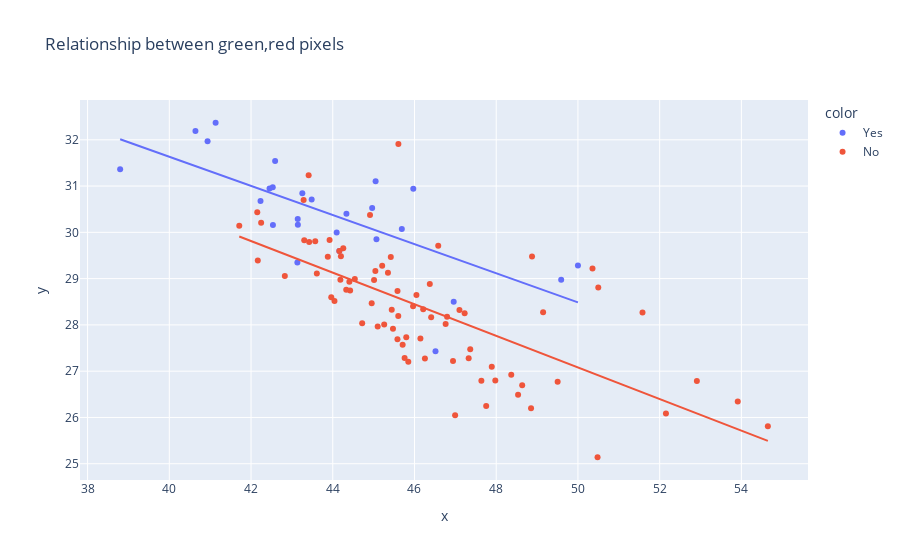

The notebook cell saved with this chart:
### Code cell
fig=px.scatter(x=df["%Red Pixel"],y=df["%Green pixel"],color=df["Anaemic"],trendline="ols",title="Relationship between green,red pixels")
fig.show()
